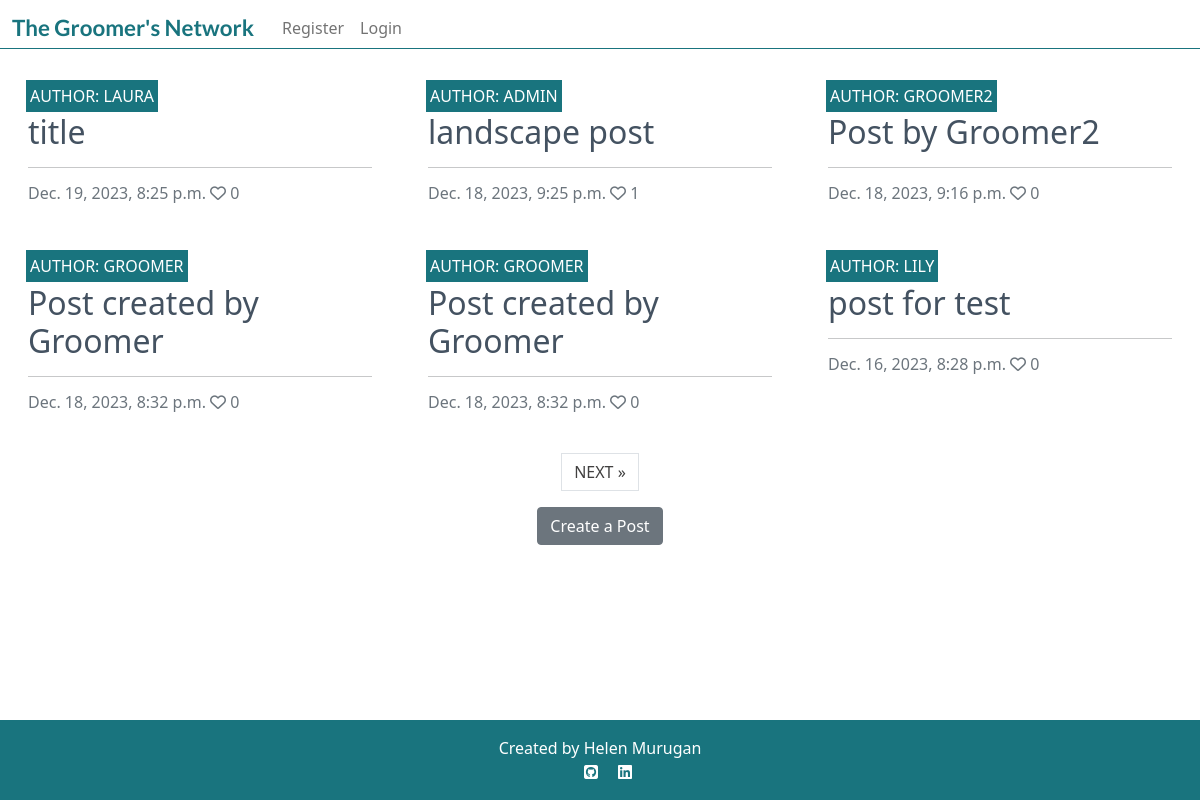
/posts/, run on the app's committed database.
### post/models.py (models this page shows, shortened)
class Post(models.Model):
    title = models.CharField(
        max_length=200,
        verbose_name="Title",
        )
    slug = models.SlugField(
        max_length=200,
        unique=True
        )
    author = models.ForeignKey(
        User,
        on_delete=models.CASCADE,
        related_name="post_posts"
    )
    content = models.TextField(
        blank=True,
        null=True,
    )
    featured_image = CloudinaryField(
        'image',
        default='placeholder'
        )
    created_on = models.DateTimeField(
        auto_now_add=True
        )
    updated_on = models.DateTimeField(
        auto_now=True
        )
    likes = models.ManyToManyField(
        User,
        related_name='post_likes',
        blank=True,
        )
    class Meta:
        ordering = ["-created_on"]
    def number_of_likes(self):
        return self.likes.count()

### post/views.py (the view)
# urls.py: path("", views.PostList.as_view(), name="home"),
class PostList(generic.ListView):
    model = Post
    queryset = Post.objects.order_by("-created_on")
    template_name = "index.html"
    paginate_by = 6

### templates/index.html (shortened to what this page needs)
{% extends "base.html" %}
{% block content %}
<div class="container-fluid">
    <div class="row">
        <div class="col-12 mt-3 left">
            <div class="row">
                {% for post in post_list %}
                <div class="col-md-4">
                    <div class="card mb-4">
                        <div class="card-body">
                            <div class="image-container">
                                <div class="image-flash">
                                    <p class="author">Author: {{ post.author }}</p>
                                </div>
                            </div>
                            <a href="{% url 'post_detail' post.slug  %}" class="post-link">
                                <h2 class="card-title">{{ post.title }}</h2>
                            </a>
                            <hr />
                            <p class="card-text text-muted h6">{{ post.created_on}} <i class="far fa-heart"></i>
                                {{ post.number_of_likes }}</p>
                        </div>
                    </div>
                </div>
                {% if forloop.counter|divisibleby:3 %}
            </div>
            <div class="row">
                {% endif %}
                {% endfor %}
            </div>
        </div>
    </div>
    {% if is_paginated %}
    <nav aria-label="Page navigation">
        <ul class="pagination justify-content-center">
            {% if page_obj.has_next %}
            <li><a href="?page={{ page_obj.next_page_number }}" class="page-link"> NEXT &raquo;</a></li>
            {% endif %}
        </ul>
    </nav>
    {% endif %}
    <div class="text-center">
        <a href="{% url 'post_create' %}" class="btn btn-secondary mb-4">Create a Post</a>
    </div>
</div>
{%endblock%}

### static/css/style.css (style rules this page uses)
.card { border: none; background-color: transparent; }
.image-container { position: relative; }
.image-flash { position: absolute; bottom: 5%; min-width: 30%; left: -2px; background-color: #19747E; }
.author { color: white; margin: 4px; text-transform: uppercase; }
.post-link { text-decoration: none; color: #445261; }
.post-link:hover, .page-link { color: #414040; }

### data on the page
Post: author "LAURA", title "title", created_on "Dec. 19, 2023, 8:25 p.m.", number_of_likes "0"
Post: author "ADMIN", title "landscape post", created_on "Dec. 18, 2023, 9:25 p.m.", number_of_likes "1"
Post: author "GROOMER2", title "Post by Groomer2", created_on "Dec. 18, 2023, 9:16 p.m.", number_of_likes "0"
Post: author "GROOMER", title "Post created by Groomer", created_on "Dec. 18, 2023, 8:32 p.m.", number_of_likes "0"
Post: author "GROOMER", title "Post created by Groomer", created_on "Dec. 18, 2023, 8:32 p.m.", number_of_likes "0"
Post: author "LILY", title "post for test", created_on "Dec. 16, 2023, 8:28 p.m.", number_of_likes "0"
